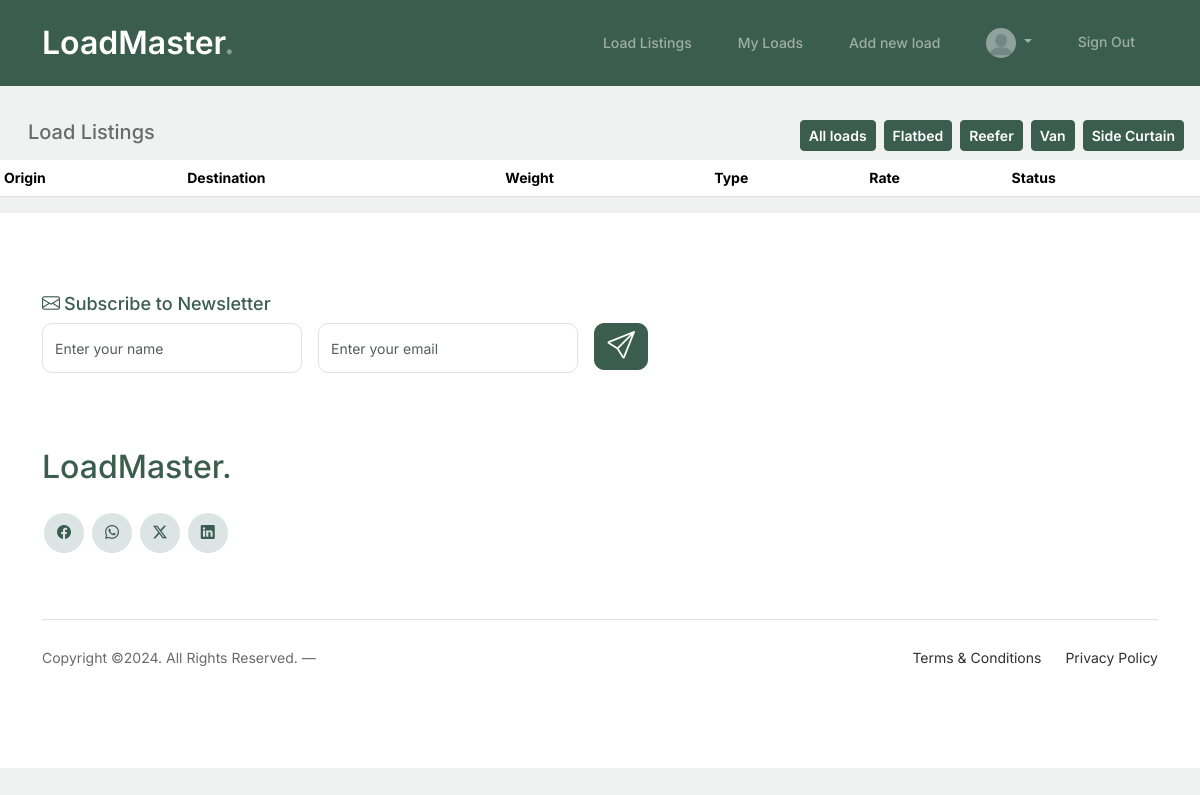
Before: /loads/ (signed in) with the older database file.
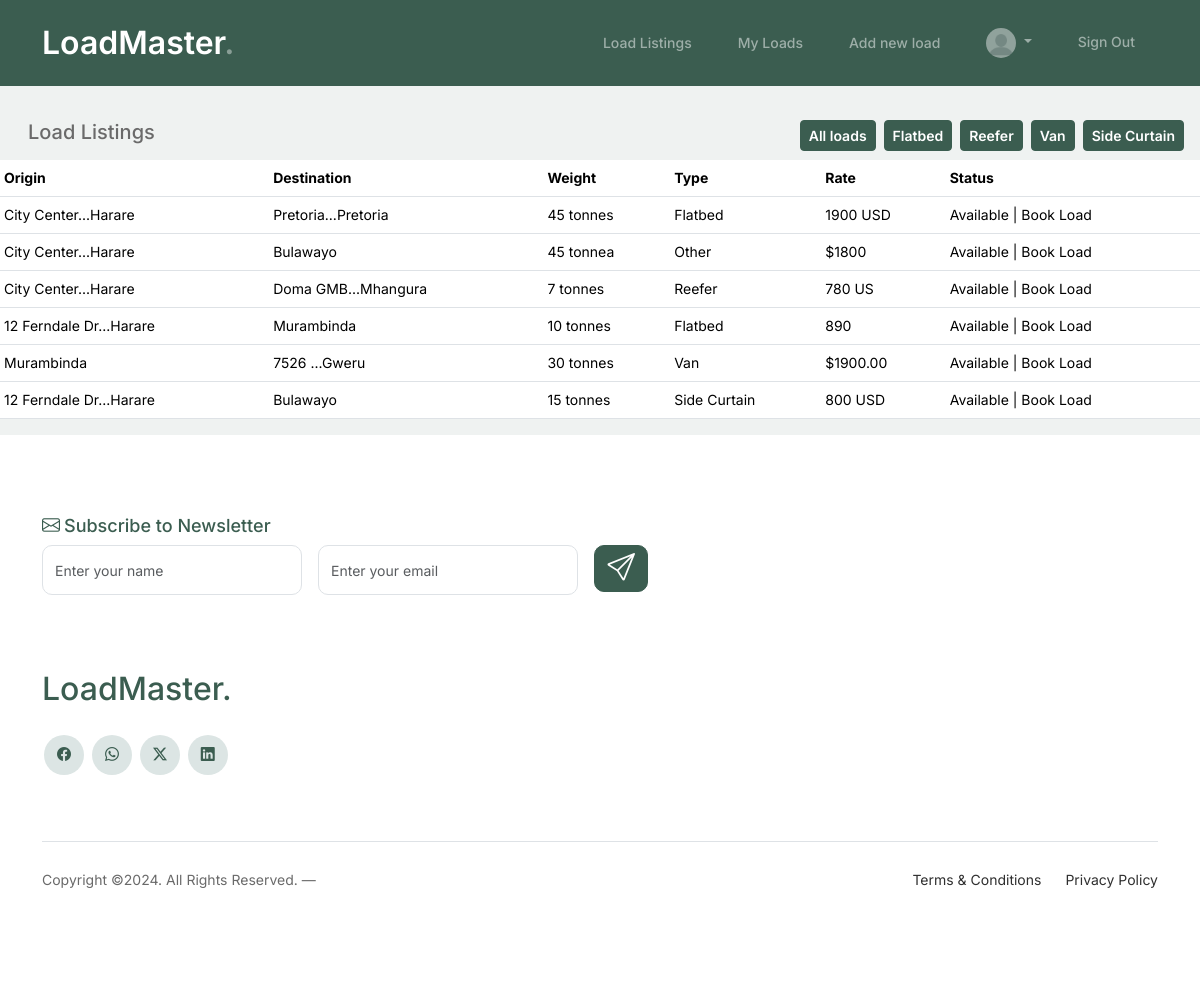
After: the same page with the newer database file.
### main/models.py (models this page shows, shortened)
class User(AbstractUser):
    pass

class Profile(models.Model):
    user = models.OneToOneField(User, on_delete=models.CASCADE, related_name='profile')
    organisation = models.CharField(max_length=50)
    phone_regex = RegexValidator(regex=r'^\+?1?\d{9,15}$', message="Phone number must be entered in the format: '+999999999'. Up to 15 digits allowed.")
    phone_number = models.CharField(validators=[phone_regex], max_length=17)
    email = models.EmailField(max_length=254)
    image = models.ImageField(default='profile_pics/default.png', upload_to='profile_pics')
    created = models.DateTimeField(auto_now_add=True)

### loads/models.py (models this page shows, shortened)
class Load(models.Model):
    class Type (models.TextChoices):
        REFEER = "R", ("Reefer")
        FLATBED = "F", ("Flatbed")
        SIDE_CURTAIN = "S", ("Side Curtain")
        OTHER = "O", ("Other")
        VAN = "V", ("Van")
    origin = models.ForeignKey(Location, related_name='outgoing', on_delete=models.CASCADE)
    destination = models.ForeignKey(Location, related_name='incoming', on_delete=models.CASCADE)
    type = models.CharField(max_length=1, choices=Type.choices, default=Type.FLATBED)
    owner = models.ForeignKey(Profile, on_delete=models.CASCADE)
    weight = models.CharField(max_length=20)
    rate = models.CharField(max_length=20)
    created = models.DateTimeField(auto_now_add=True)
    updated = models.DateTimeField(auto_now=True)
    class Meta:
        ordering = ["-created"]

class Location(models.Model):
    address_1 = models.CharField(max_length=200, null=True, blank=True)
    address_2 = models.CharField(max_length=200, null=True, blank=True)
    city = models.CharField(max_length=200)
    country = models.CharField(max_length=100, default='Zimbabwe')
    def __str__(self):
        if self.address_1:
            return f"{self.address_1[:17]}...{self.city}"
        return f"{self.city}"

class LoadStatus(models.Model):
    class Status(models.TextChoices):
        AVAILABLE = "A", ("Available")
        IN_TRANSIT = "I", ("In Transit")
        DELIVERED = "D", ("Delivered")
    load = models.OneToOneField(Load, on_delete=models.CASCADE)
    status = models.CharField(max_length=1, choices=Status.choices, default=Status.AVAILABLE)
    transporter = models.ForeignKey(Profile, on_delete=models.CASCADE)
    updated = models.DateTimeField(auto_now=True)
    def __str__(self):
        return f"{self.get_status_display()}"

### loads/views.py (the view)
# urls.py: path('', views.LoadListView.as_view(), name="loads"),
class LoadListView(generic.ListView):
    model = Load
    template_name = "loads/loads.html"

### loads/templates/loads/loads.html (shortened to what this page needs)
{% extends "account/base_entrance.html" %}
{% load i18n %}
{% load static %}
{% load allauth account %}
{% block extra_head %}
<link rel="stylesheet" href="{% static 'css/loads.css' %}">
{% endblock extra_head %}
{% block content %}
<div class="py-5"></div>
<div class="d-flex justify-content-between mt-4 mb-2 container-fluid">
    <h1 class="h5 ms-3">Load Listings</h1>
  <div class="filter-loads d-none d-md-flex">
        <a href="{% url 'loads:loads' %}">
          <button class="btn btn-primary btn-sm mx-1">All loads</button>
        </a>
        <form method="get" class="b-inline">
          <button class="btn btn-primary btn-sm mx-1" type="submit">Flatbed</button>
        </form>
        <form method="get" class="b-inline">
          <button class="btn btn-primary btn-sm mx-1" type="submit">Reefer</button>
        </form>
        <form method="get" class="b-inline">
          <button class="btn btn-primary btn-sm mx-1" type="submit">Van</button>
        </form>
        <form method="get" >
          <button class="btn btn-primary btn-sm mx-1" type="submit">Side Curtain</button>
        </form>
    </div>
</div>
<div class="table-responsive">
  <table class="table table-hover table-sm">
    <thead class="line bg-green">
      <tr>
        <th scope="col">Origin</th>
        <th scope="col">Destination</th>
        <th scope="col">Weight</th>
        <th scope="col">Type</th>
        <th scope="col">Rate</th>
        <th scope="col">Status</th>
      </tr>
    </thead>
    <tbody>
      {% for load in load_list %}
        {% if load.loadstatus.get_status_display != "Delivered" %}
     <tr class="table-row cursor-auto" data-href="{% url 'loads:load' load.id %}" >
          <td class="text-truncate">{{ load.origin }}</td>
          <td class="text-truncate">{{ load.destination }}</td>
          <td class="text-truncate">{{ load.weight }}</td>
          <td class="text-truncate">{{ load.get_type_display }}</td>
          {% if user.is_authenticated %}
            <td class="text-truncate">{{ load.rate }}</td>
            {% else %}
          <td class="text-truncate"><a href="#hello">Sign Up</a><i class="bi bi-box-arrow-in-right"></i></td>
          {% endif %}
          {% if load.loadstatus.get_status_display == "Available" %}
          <td class="text-truncate">{{ load.loadstatus }} | Book Load</td>
          {% else %}
          <td class="text-truncate">{{ load.loadstatus }}</td>
          {% endif %}
      </tr>
      {% endif %}
      {% endfor %}
    </tbody>
  </table>
</div>
{% endblock content %}

### templates/account/base_entrance.html
{% extends "allauth/layouts/entrance.html" %}

### templates/allauth/layouts/entrance.html (shortened to what this page needs)
{% extends "allauth/layouts/base.html" %}

### templates/allauth/layouts/base.html (shortened to what this page needs)
{% load i18n %}
{% load static %}
<!DOCTYPE html>
<html>
    <head>
        {% block extra_head %}
        {% endblock extra_head %}
        <link href="https://cdn.jsdelivr.net/npm/bootstrap@5.3.3/dist/css/bootstrap.min.css" rel="stylesheet">
        <link rel="stylesheet" href="https://cdn.jsdelivr.net/npm/bootstrap-icons@1.11.3/font/bootstrap-icons.min.css">
        <link rel="stylesheet" href="{% static 'css/style.css' %}">
    </head>
    <body>
        {% block body %}
        <nav class="custom-navbar navbar navbar navbar-expand-md navbar-dark bg-dark fixed-top" arial-label="Furni navigation bar">
			<div class="container">
				<a class="navbar-brand" href="{% url 'main:home' %}">LoadMaster<span>.</span></a>
				<div class="collapse navbar-collapse" id="navbarsFurni">
					<ul class="custom-navbar-nav navbar-nav ms-auto mb-2 mb-md-0">
						<li class="nav-item"><a class="nav-link" href="{% url 'loads:loads' %}">Load Listings</a></li>
						<li class="nav-item"><a class="nav-link" href="{% url 'loads:my_loads' %}">My Loads</a></li>
						<li class="nav-item"> <a class="nav-link" href="{% url 'loads:new_load' %}">Add new load</a></li>
					</ul>
					<ul class="custom-navbar-nav navbar-nav mb-2 mb-md-0 navbar-dark">
                        {% if user.is_authenticated %}
                        {% url 'account_logout' as logout_url %}
                        {% if logout_url %}
                        <li class="nav-item dropdown">
                          <a class="nav-link dropdown-toggle" href="#" role="button" data-bs-toggle="dropdown" aria-expanded="false">
                              <img src="{{ user.profile.image.url }}" alt="profile pic" style="width: 30px; border-radius: 50%;">
                          </a>
                        </li>
                        <li class="nav-item">
                                <a href="{{ logout_url }}" class="nav-link">{% trans "Sign Out" %}</a>
                        </li>
                        {% endif %}
                    {% endif %}
                    </ul>
				</div>
			</div>
		</nav>
            {% block content %}
            {% endblock content %}
            <footer class="footer-section">
                <div class="container relative">
                    <div class="row">
                        <div class="col-lg-8">
                            <div class="subscription-form">
                                <h3 class="d-flex align-items-center"><span class="me-1"><i class="bi bi-envelope"></i></span><span>Subscribe to Newsletter</span></h3>
                                <form action="#" class="row g-3">
                                    <div class="col-auto">
                                        <input type="text" class="form-control" placeholder="Enter your name">
                                    </div>
                                    <div class="col-auto">
                                        <input type="email" class="form-control" placeholder="Enter your email">
                                    </div>
                                    <div class="col-auto">
                                        <button class="btn btn-primary">
                                            <i class="bi bi-send h3"></i>
                                        </button>
                                    </div>
                                </form>
                            </div>
                        </div>
                    </div>
                    <div class="row g-5 mb-5">
                        <div class="col-lg-4">
                            <div class="mb-4 footer-logo-wrap"><a href="#" class="footer-logo">LoadMaster<span>.</span></a></div>
                            <ul class="list-unstyled custom-social">
                                <li><a href="#"><i class="bi bi-facebook"></i></a></li>
                                <li><a href="#"><i class="bi bi-whatsapp"></i></a></li>
                                <li><a href="#"><i class="bi bi-twitter-x"></i></a></li>
                                <li><a href="#"><i class="bi bi-linkedin"></i></a></li>
                            </ul>
                        </div>
                    </div>
                    <div class="border-top copyright">
                        <div class="row pt-4">
                            <div class="col-lg-6">
                                <p class="mb-2 text-center text-lg-start">Copyright &copy;<script>document.write(new Date().getFullYear());</script>. All Rights Reserved. &mdash;
                </p>
                            </div>
                            <div class="col-lg-6 text-center text-lg-end">
                                <ul class="list-unstyled d-inline-flex ms-auto">
                                    <li class="me-4"><a href="#">Terms &amp; Conditions</a></li>
                                    <li><a href="#">Privacy Policy</a></li>
                                </ul>
                            </div>
                        </div>
                    </div>
                </div>
            </footer>
        {% endblock body %}
    </body>
</html>

### loads/static/css/loads.css (style rules this page uses)
.bg-green { background-color: rgb(4, 52, 4); }

### assets/css/style.css (style rules this page uses)
body { overflow-x: hidden; position: relative; }
body { font-family: "Inter", sans-serif; font-weight: 400; line-height: 28px; color: #6a6a6a; font-size: 14px; background-color: #eff2f1; }
a { text-decoration: none; -webkit-transition: .3s all ease; -o-transition: .3s all ease; transition: .3s all ease; color: #2f2f2f; text-decoration: underline; }
.custom-navbar { background: #3b5d50 !important; padding-top: 20px; padding-bottom: 20px; }
.custom-navbar .navbar-brand { font-size: 32px; font-weight: 600; }
.custom-navbar .navbar-brand > span { opacity: .4; }
@media (min-width: 992px) { .custom-navbar .custom-navbar-nav li { margin-left: 15px; margin-right: 15px; } }
.custom-navbar .custom-navbar-nav li a { font-weight: 500; color: #ffffff !important; opacity: .5; -webkit-transition: .3s all ease; -o-transition: .3s all ease; transition: .3s all ease; position: relative; }
@media (min-width: 768px) { .custom-navbar .custom-navbar-nav li a:before { content: ""; position: absolute; bottom: 0; left: 8px; right: 8px; background: #f9bf29; height: 5px; opacity: 1; visibility: visible; width: 0; -webkit-transition: .15s all ease-out; -o-transition: .15s all ease-out; transition: .15s all ease-out; } }
.btn { font-weight: 600; color: #ffffff; background: #2f2f2f; border-color: #2f2f2f; }
.btn.btn-primary { background: #3b5d50; border-color: #3b5d50; }
.footer-section { padding: 80px 0; background: #ffffff; }
.footer-section .relative { position: relative; }
.footer-section a { text-decoration: none; color: #2f2f2f; -webkit-transition: .3s all ease; -o-transition: .3s all ease; transition: .3s all ease; }
.footer-section .subscription-form { margin-bottom: 40px; position: relative; z-index: 2; margin-top: 100px; }
@media (min-width: 992px) { .footer-section .subscription-form { margin-top: 0px; margin-bottom: 80px; } }
.footer-section .subscription-form h3 { font-size: 18px; font-weight: 500; color: #3b5d50; }
.footer-section .subscription-form .form-control { height: 50px; border-radius: 10px; font-family: "Inter", sans-serif; }
.footer-section .subscription-form .btn { border-radius: 10px !important; }
.footer-section .footer-logo-wrap .footer-logo { font-size: 32px; font-weight: 500; text-decoration: none; color: #3b5d50; }
.footer-section .custom-social li { margin: 2px; display: inline-block; }
.footer-section .custom-social li a { width: 40px; height: 40px; text-align: center; line-height: 40px; display: inline-block; background: #dce5e4; color: #3b5d50; border-radius: 50%; }
.footer-section .border-top { border-color: #dce5e4; }
.footer-section .border-top.copyright { font-size: 14px !important; }
.form-control { height: 50px; border-radius: 10px; font-family: "Inter", sans-serif; }

Changed rows visible on the page:
added Load: origin "City Center...Harare", destination "Pretoria...Pretoria", weight "45 tonnes", type "Flatbed", rate "1900 USD", loadstatus "Available"
added Load: origin "City Center...Harare", destination "Bulawayo", weight "45 tonnea", type "Other", rate "$1800", loadstatus "Available"
added Load: origin "City Center...Harare", destination "Doma GMB...Mhangura", weight "7 tonnes", type "Reefer", rate "780 US", loadstatus "Available"
added Load: origin "12 Ferndale Dr...Harare", destination "Murambinda", weight "10 tonnes", type "Flatbed", rate "890", loadstatus "Available"
added Load: origin "Murambinda", destination "7526 ...Gweru", weight "30 tonnes", type "Van", rate "$1900.00", loadstatus "Available"
added Load: origin "12 Ferndale Dr...Harare", destination "Bulawayo", weight "15 tonnes", type "Side Curtain", rate "800 USD", loadstatus "Available"
